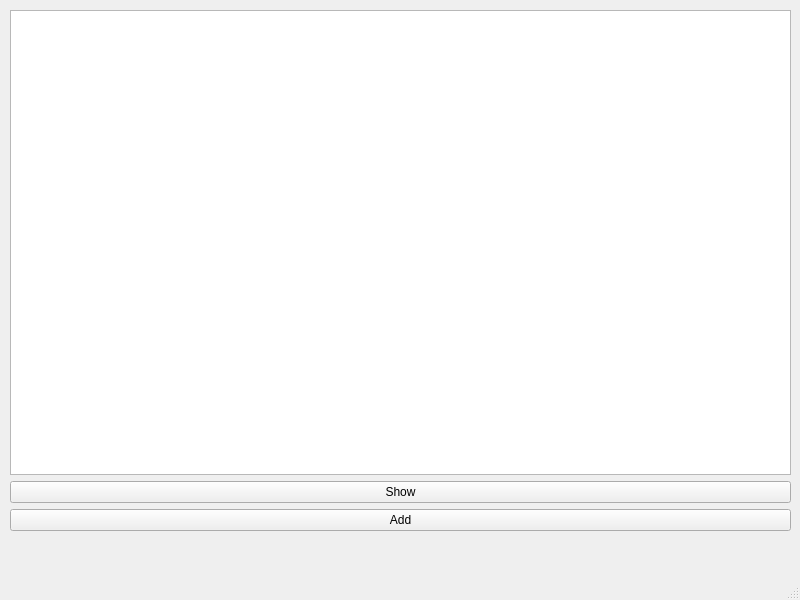
<?xml version="1.0" encoding="UTF-8"?>
<ui version="4.0">
 <class>MainWindow</class>
 <widget class="QMainWindow" name="MainWindow">
  <property name="geometry">
   <rect>
    <x>0</x>
    <y>0</y>
    <width>800</width>
    <height>600</height>
   </rect>
  </property>
  <property name="windowTitle">
   <string>MainWindow</string>
  </property>
  <widget class="QWidget" name="centralwidget">
   <widget class="QWidget" name="verticalLayoutWidget">
    <property name="geometry">
     <rect>
      <x>10</x>
      <y>10</y>
      <width>781</width>
      <height>521</height>
     </rect>
    </property>
    <layout class="QVBoxLayout" name="verticalLayout">
     <item>
      <widget class="QTableWidget" name="tableWidget"/>
     </item>
     <item>
      <widget class="QPushButton" name="load">
       <property name="text">
        <string>Show</string>
       </property>
      </widget>
     </item>
     <item>
      <widget class="QPushButton" name="add">
       <property name="text">
        <string>Add</string>
       </property>
      </widget>
     </item>
    </layout>
   </widget>
  </widget>
  <widget class="QMenuBar" name="menubar">
   <property name="geometry">
    <rect>
     <x>0</x>
     <y>0</y>
     <width>800</width>
     <height>26</height>
    </rect>
   </property>
  </widget>
  <widget class="QStatusBar" name="statusbar"/>
 </widget>
 <resources/>
 <connections/>
</ui>
